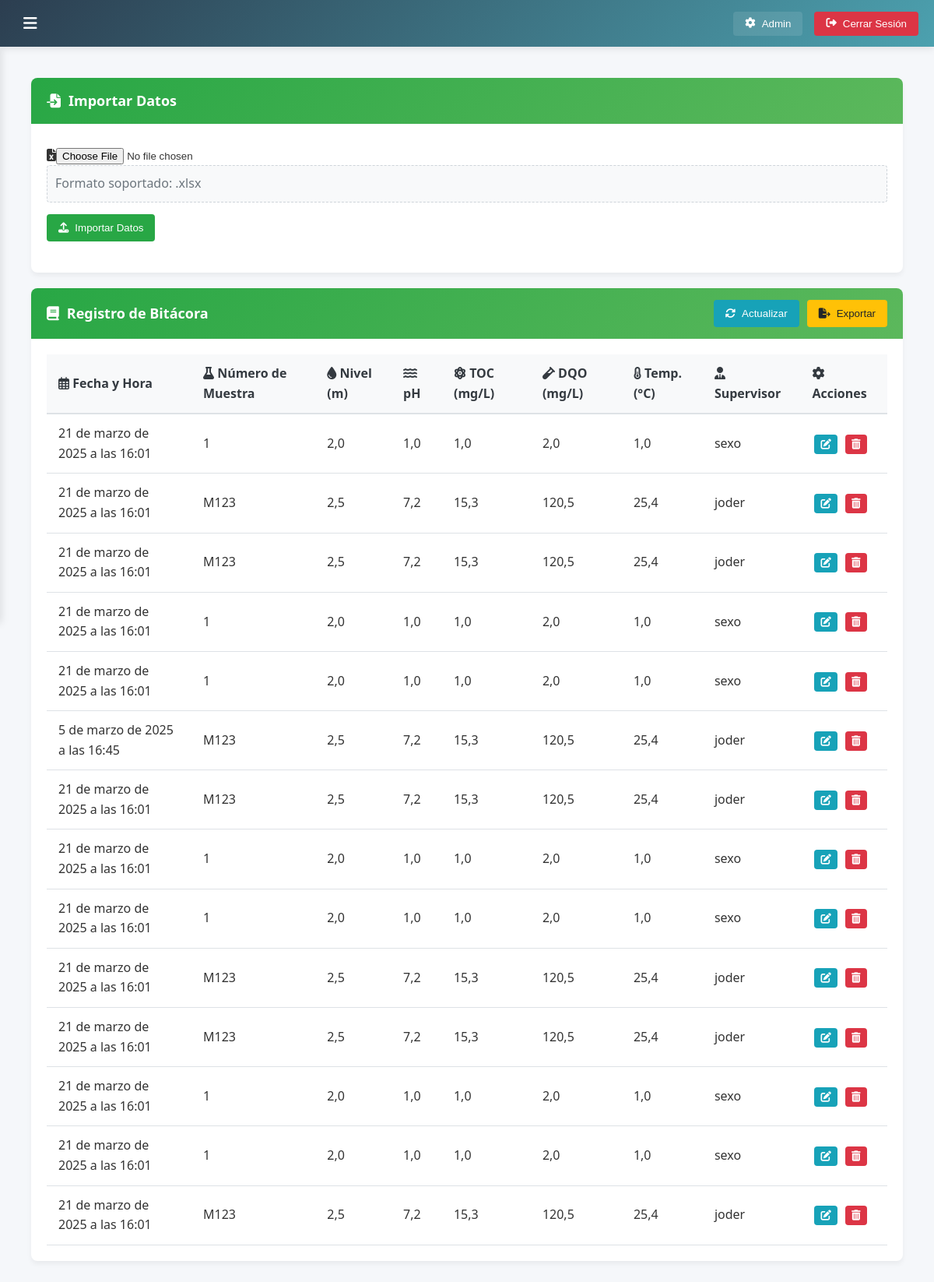
Before: /datos/ (signed in) with the older database file.
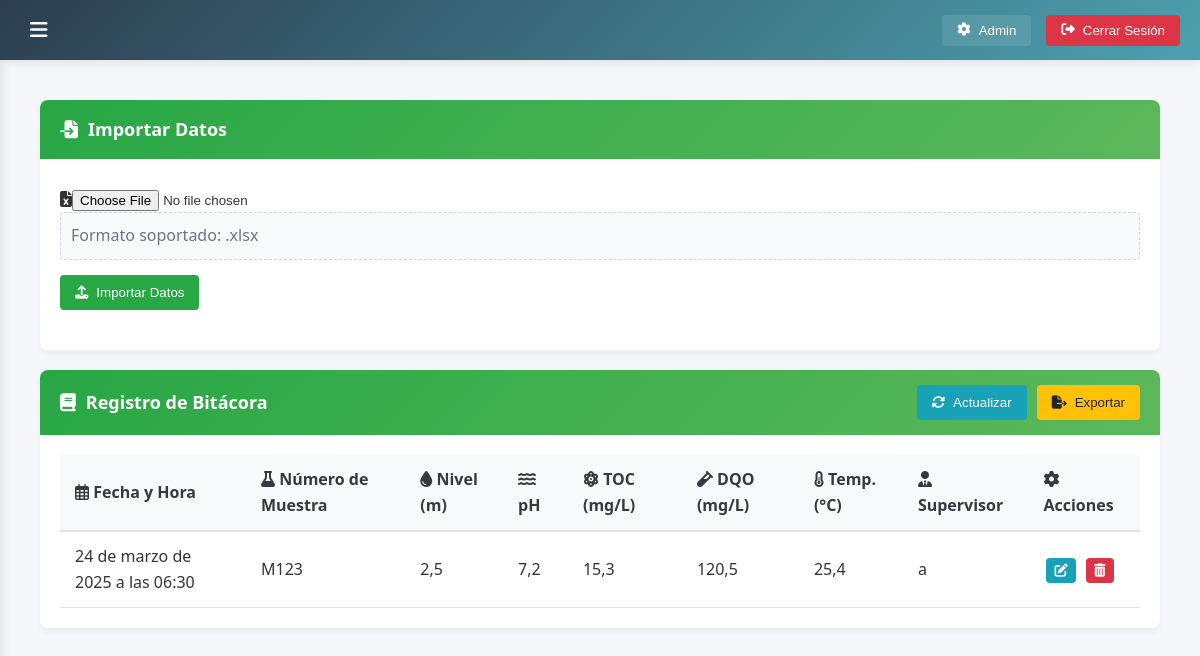
After: the same page with the newer database file.
### hola/models.py (models this page shows, shortened)
class Bitacora(models.Model):
    fecha_hora = models.DateTimeField(auto_now_add=True)
    numero_muestra = models.CharField(max_length=50)
    nivel_agua = models.FloatField()
    ph = models.FloatField()
    toc = models.FloatField(help_text="Carbono Orgánico Total (mg/L)")
    dqo = models.FloatField(help_text="Demanda Química de Oxígeno (mg/L)")
    r = models.FloatField()
    ssed = models.FloatField()
    ud_ph = models.FloatField()
    temperatura = models.FloatField(help_text="Temperatura en °C")
    observaciones = models.TextField(blank=True, null=True)
    supervisor = models.CharField(max_length=100)

### hola/views.py (the view)
# urls.py: path("datos/", views.datos, name="datos"),  # Logout
@login_required
def datos(request):
    bitacoras = Bitacora.objects.all()  # Obtener todas las bitácoras
    return render(request, "hola/datos.html", {"bitacoras": bitacoras})

### hola/templates/hola/datos.html (shortened to what this page needs)
{% load static %}
<!DOCTYPE html>
<html lang="es">
<head>
    <link rel="stylesheet" type="text/css" href="https://cdn.datatables.net/1.10.21/css/jquery.dataTables.css">
    <link rel="stylesheet" href="https://cdnjs.cloudflare.com/ajax/libs/font-awesome/6.4.0/css/all.min.css">
    <link rel="stylesheet" href="{% static 'hola/css/style1.css' %}?v=4">
</head>
<body>
    <div class="top-bar">
        <button class="menu-toggle" id="menuToggle">
            <i class="fas fa-bars"></i>
        </button>
        <div class="user-actions">
            <button class="btn-admin" onclick="window.location.href='{% url 'admin:index' %}'">
                <i class="fas fa-cog"></i> Admin
            </button>
            <button id="logoutButton" class="btn-logout">
                <i class="fas fa-sign-out-alt"></i> Cerrar Sesión
            </button>
        </div>
    </div>
    <div class="contenido-principal" id="contenidoPrincipal">
        <div id="bitacora" class="contenido-opcion activo">
            <div class="container">
                <div class="card">
                    <div class="card-header">
                        <h2><i class="fas fa-file-import"></i> Importar Datos</h2>
                    </div>
                    <div class="card-body">
                        <form action="{% url 'importar_excel' %}" method="post" enctype="multipart/form-data" class="upload-form">
                            <div class="form-group">
                                <div class="file-upload-container" id="fileUploadContainer">
                                    <i class="fas fa-file-excel"></i><input type="file" name="archivo_excel" id="archivo_excel" accept=".xlsx">
                                    <div class="file-upload-area">
                                        <p class="file-info" id="fileInfo">Formato soportado: .xlsx</p>
                                    </div>
                                </div>
                            </div>
                            <button type="submit" class="btn-submit">
                                <i class="fas fa-upload"></i> Importar Datos
                            </button>
                        </form>
                    </div>
                </div>
                <div class="card">
                    <div class="card-header">
                        <h2><i class="fas fa-book"></i> Registro de Bitácora</h2>
                        <div class="card-actions">
                            <button class="btn-refresh" id="refreshData">
                                <i class="fas fa-sync-alt"></i> Actualizar
                            </button>
                            <button class="btn-export" id="exportExcel">
                                <i class="fas fa-file-export"></i> Exportar
                            </button>
                        </div>
                    </div>
                    <div class="card-body">
                        <div class="table-responsive">
                            <table id="tablaBitacoras" class="display">
                                <thead>
                                    <tr>
                                        <th><i class="far fa-calendar-alt"></i> Fecha y Hora</th>
                                        <th><i class="fas fa-flask"></i> Número de Muestra</th>
                                        <th><i class="fas fa-tint"></i> Nivel (m)</th>
                                        <th><i class="fas fa-water"></i> pH</th>
                                        <th><i class="fas fa-atom"></i> TOC (mg/L)</th>
                                        <th><i class="fas fa-vial"></i> DQO (mg/L)</th>
                                        <th><i class="fas fa-thermometer-half"></i> Temp. (°C)</th>
                                        <th><i class="fas fa-user-tie"></i> Supervisor</th>
                                        <th><i class="fas fa-cog"></i> Acciones</th>
                                    </tr>
                                </thead>
                                <tbody>
                                    {% for bitacora in bitacoras %}
                                    <tr>
                                        <td>{{ bitacora.fecha_hora }}</td>
                                        <td>{{ bitacora.numero_muestra }}</td>
                                        <td>{{ bitacora.nivel_agua }}</td>
                                        <td>{{ bitacora.ph }}</td>
                                        <td>{{ bitacora.toc }}</td>
                                        <td>{{ bitacora.dqo }}</td>
                                        <td>{{ bitacora.temperatura }}</td>
                                        <td>{{ bitacora.supervisor }}</td>
                                        <td>
                                            <button class="btn-action btn-edit"><i class="fas fa-edit"></i></button>
                                            <button class="btn-action btn-delete"><i class="fas fa-trash-alt"></i></button>
                                        </td>
                                    </tr>
                                    {% empty %}
                                    <tr>
                                        <td colspan="9" class="no-data">No hay registros en la bitácora.</td>
                                    </tr>
                                    {% endfor %}
                                </tbody>
                            </table>
                        </div>
                    </div>
                </div>
            </div>
        </div>
    </div>
</body>
</html>

### hola/static/hola/css/style1.css (style rules this page uses)
:root { --primary-color: #28a745; --secondary-color: #17a2b8; --dark-color: #343a40; --light-color: #f8f9fa; --danger-color: #dc3545; --warning-color: #ffc107; --info-color: #17a2b8; --success-color: #28a745; --sidebar-width: 280px; --topbar-height: 60px; --transition-speed: 0.3s; }
* { margin: 0; padding: 0; box-sizing: border-box; }
body { font-family: 'Segoe UI', Tahoma, Geneva, Verdana, sans-serif; background-color: #f5f7fa; color: #333; line-height: 1.6; overflow-x: hidden; min-height: 100vh; display: flex; flex-direction: column; }
.top-bar { position: fixed; top: 0; left: 0; right: 0; height: var(--topbar-height); background: linear-gradient(135deg, #2c3e50, #4ca1af); color: white; display: flex; justify-content: space-between; align-items: center; padding: 0 20px; box-shadow: 0 2px 10px rgba(0, 0, 0, 0.1); z-index: 1000; }
.user-actions { display: flex; gap: 15px; }
.btn-admin, .btn-logout { padding: 8px 15px; border-radius: 4px; border: none; cursor: pointer; display: flex; align-items: center; gap: 8px; font-weight: 500; transition: all var(--transition-speed) ease; }
.btn-admin { background-color: rgba(255, 255, 255, 0.1); color: white; }
.btn-logout { background-color: var(--danger-color); color: white; }
.contenido-principal { margin-left: 0; margin-top: var(--topbar-height); padding: 20px; transition: margin-left var(--transition-speed) ease; flex: 1; }
.contenido-opcion { display: none; animation: fadeIn 0.5s ease; }
.contenido-opcion.activo { display: block; }
.menu-toggle { background: transparent; border: none; color: white; font-size: 20px; cursor: pointer; padding: 10px; border-radius: 4px; transition: background var(--transition-speed) ease; }
.container { max-width: 1200px; margin: 0 auto; padding: 20px; }
.card { background-color: white; border-radius: 8px; box-shadow: 0 4px 6px rgba(0, 0, 0, 0.05); margin-bottom: 20px; overflow: hidden; transition: transform 0.3s ease, box-shadow 0.3s ease; }
.card-header { padding: 15px 20px; background: linear-gradient(135deg, var(--primary-color), #5cb85c); color: white; display: flex; justify-content: space-between; align-items: center; flex-wrap: wrap; gap: 10px; }
.card-header h2 { font-size: 18px; font-weight: 600; display: flex; align-items: center; gap: 10px; }
.card-body { padding: 20px; }
.card-actions { display: flex; gap: 10px; }
.upload-form { margin-bottom: 20px; }
.form-group { margin-bottom: 15px; }
.file-info { padding: 10px; background-color: #f8f9fa; border: 1px dashed #ced4da; border-radius: 4px; margin-bottom: 10px; color: #6c757d; }
.btn-submit, .btn-refresh, .btn-export { padding: 10px 15px; border: none; border-radius: 4px; cursor: pointer; display: inline-flex; align-items: center; gap: 8px; font-weight: 500; transition: all var(--transition-speed) ease; }
.btn-submit { background-color: var(--primary-color); color: white; }
.btn-refresh { background-color: var(--info-color); color: white; }
.btn-export { background-color: var(--warning-color); color: #212529; }
.table-responsive { overflow-x: auto; }
#tablaBitacoras { width: 100%; border-collapse: collapse; }
#tablaBitacoras th { background-color: #f8f9fa; color: var(--dark-color); font-weight: 600; padding: 12px 15px; text-align: left; border-bottom: 2px solid #dee2e6; }
#tablaBitacoras td { padding: 12px 15px; border-bottom: 1px solid #dee2e6; vertical-align: middle; }
.btn-action { padding: 5px 8px; border: none; border-radius: 4px; cursor: pointer; margin: 0 3px; transition: all var(--transition-speed) ease; }
.btn-edit { background-color: var(--info-color); color: white; }
.btn-delete { background-color: var(--danger-color); color: white; }

Changed rows visible on the page:
removed Bitacora: fecha_hora "21 de marzo de 2025 a las 16:01", numero_muestra "1", nivel_agua "2,0", ph "1,0", toc "1,0", dqo "2,0", temperatura "1,0", supervisor "sexo"
removed Bitacora: fecha_hora "21 de marzo de 2025 a las 16:01", numero_muestra "M123", nivel_agua "2,5", ph "7,2", toc "15,3", dqo "120,5", temperatura "25,4", supervisor "joder"
removed Bitacora: fecha_hora "21 de marzo de 2025 a las 16:01", numero_muestra "M123", nivel_agua "2,5", ph "7,2", toc "15,3", dqo "120,5", temperatura "25,4", supervisor "joder"
removed Bitacora: fecha_hora "21 de marzo de 2025 a las 16:01", numero_muestra "1", nivel_agua "2,0", ph "1,0", toc "1,0", dqo "2,0", temperatura "1,0", supervisor "sexo"
removed Bitacora: fecha_hora "21 de marzo de 2025 a las 16:01", numero_muestra "1", nivel_agua "2,0", ph "1,0", toc "1,0", dqo "2,0", temperatura "1,0", supervisor "sexo"
removed Bitacora: fecha_hora "5 de marzo de 2025 a las 16:45", numero_muestra "M123", nivel_agua "2,5", ph "7,2", toc "15,3", dqo "120,5", temperatura "25,4", supervisor "joder"
removed Bitacora: fecha_hora "21 de marzo de 2025 a las 16:01", numero_muestra "M123", nivel_agua "2,5", ph "7,2", toc "15,3", dqo "120,5", temperatura "25,4", supervisor "joder"
removed Bitacora: fecha_hora "21 de marzo de 2025 a las 16:01", numero_muestra "1", nivel_agua "2,0", ph "1,0", toc "1,0", dqo "2,0", temperatura "1,0", supervisor "sexo"
removed Bitacora: fecha_hora "21 de marzo de 2025 a las 16:01", numero_muestra "1", nivel_agua "2,0", ph "1,0", toc "1,0", dqo "2,0", temperatura "1,0", supervisor "sexo"
removed Bitacora: fecha_hora "21 de marzo de 2025 a las 16:01", numero_muestra "M123", nivel_agua "2,5", ph "7,2", toc "15,3", dqo "120,5", temperatura "25,4", supervisor "joder"
removed Bitacora: fecha_hora "21 de marzo de 2025 a las 16:01", numero_muestra "M123", nivel_agua "2,5", ph "7,2", toc "15,3", dqo "120,5", temperatura "25,4", supervisor "joder"
removed Bitacora: fecha_hora "21 de marzo de 2025 a las 16:01", numero_muestra "1", nivel_agua "2,0", ph "1,0", toc "1,0", dqo "2,0", temperatura "1,0", supervisor "sexo"
removed Bitacora: fecha_hora "21 de marzo de 2025 a las 16:01", numero_muestra "1", nivel_agua "2,0", ph "1,0", toc "1,0", dqo "2,0", temperatura "1,0", supervisor "sexo"
changed Bitacora: fecha_hora "21 de marzo de 2025 a las 16:01" → "24 de marzo de 2025 a las 06:30"; supervisor "joder" → "a"
